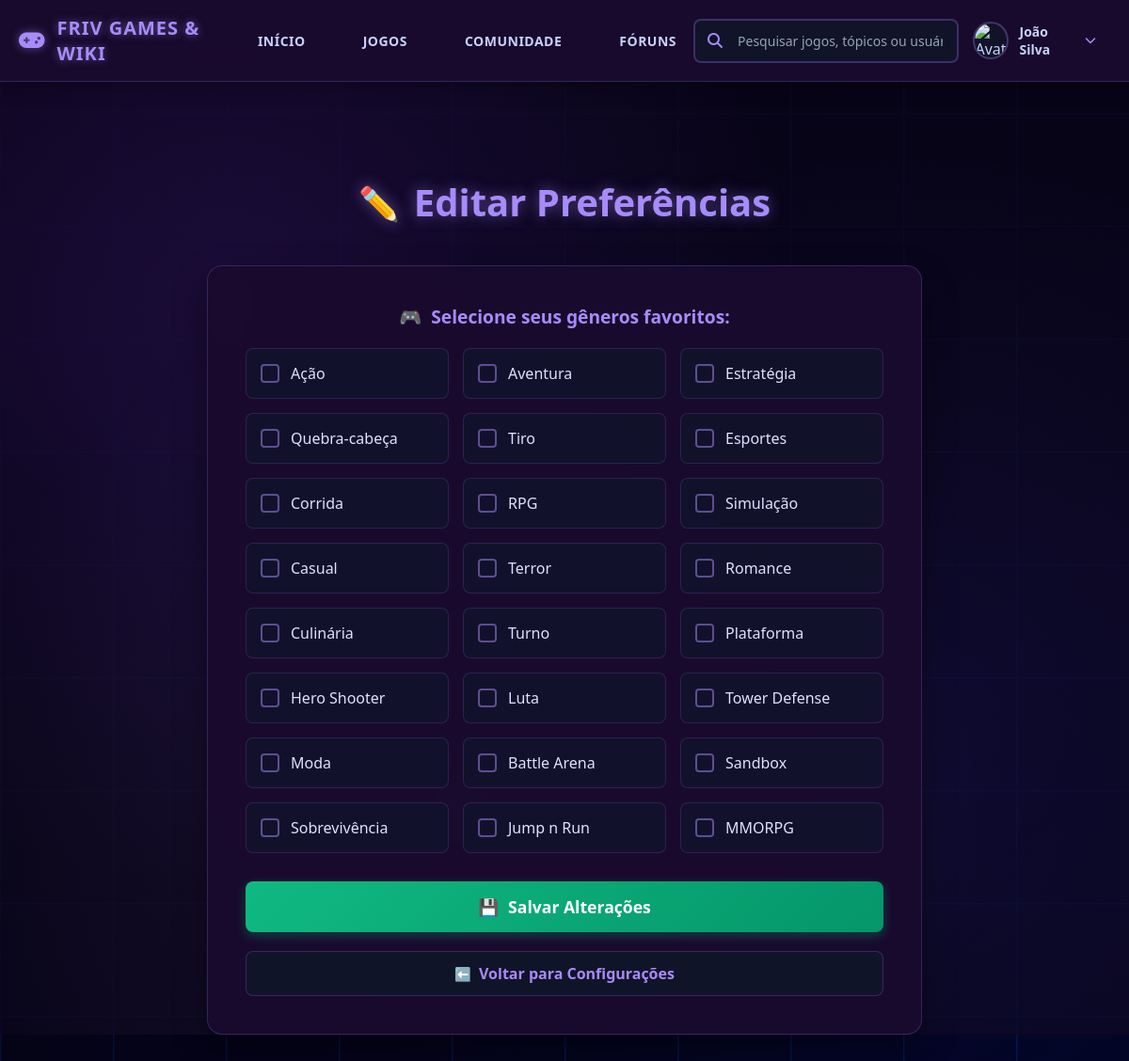
Screenshot of /editarPreferencia.php (signed in) with the database file from the repository.
### tables this page shows
CREATE TABLE IF NOT EXISTS `genero` (
  `idgenero` INT NOT NULL AUTO_INCREMENT,
  `nome` VARCHAR(45) NOT NULL,
  PRIMARY KEY (`idgenero`),
  UNIQUE INDEX `idgenero_UNIQUE` (`idgenero` ASC) VISIBLE);

### controle/funcoes.php (called while the page is built, shortened)
<?php
function listarGenero($conexao)
{
    $sql = "SELECT * FROM genero";
    $resultado = mysqli_query($conexao, $sql);
    $generos = [];
    while ($linha = mysqli_fetch_assoc($resultado)) {
        $generos[] = $linha;
    }
    return $generos;
}
?>

### public/editarPreferencia.php (the view, shortened to what this page needs)
<?php
require_once "../controle/conexao.php";
require_once "../controle/funcoes.php";
$generos = listarGenero($conexao);
?>
<!DOCTYPE html>
<html lang="pt-br">
<head>
    <link rel="stylesheet" href="https://cdnjs.cloudflare.com/ajax/libs/font-awesome/6.4.0/css/all.min.css">
    <link rel="stylesheet" href="./estilo/cabeçalho.css">
    <link rel="stylesheet" href="./estilo/estilo_editarPreferencia.css">
</head>
<body>
    <?php include 'cabeçalho.php'; ?>
    <div class="editar-preferencias-container">
        <h1 class="page-title">Editar Preferências</h1>
        <div class="form-container">
            <form action="../controle/salvarPreferenciaEditada.php" method="post">
                <label class="form-label">Selecione seus gêneros favoritos:</label>
                <div class="generos-container">
                    <?php foreach ($generos as $genero):
                        $nome = $genero['nome'];
                    ?>
                        <label class="genero-option">
                            <span class="checkbox-custom"></span>
                            <span class="genero-name"><?php echo $nome; ?></span>
                        </label>
                    <?php endforeach; ?>
                </div>
                <button type="submit" class="save-btn">Salvar Alterações</button>
            </form>
            <a href="configuracoes.php" class="back-btn">Voltar para Configurações</a>
        </div>
    </div>
</body>
</html>

### public/estilo/estilo_editarPreferencia.css (style rules this page uses)
* { margin: 0; padding: 0; box-sizing: border-box; font-family: 'Segoe UI', Tahoma, Geneva, Verdana, sans-serif; }
body { background-size: cover; background-blend-mode: overlay; min-height: 100vh; color: #e0e0ff; position: relative; }
body::after { content: ""; position: absolute; top: 0; left: 0; width: 100%; height: 100%; background: radial-gradient(circle at 20% 30%, rgba(124, 58, 237, 0.15) 0%, transparent 50%), radial-gradient(circle at 80% 70%, rgba(79, 70, 229, 0.1) 0%, transparent 50%), radial-gradient(circle at 40% 80%, rgba(167, 139, 250, 0.1) 0%, transparent 50%); animation: pulse 15s ease-in-out infinite; z-index: 0; }
body::before { content: ""; position: absolute; top: 0; left: 0; width: 100%; height: 100%; background: rgba(10, 5, 25, 0.7); z-index: 0; }
.editar-preferencias-container { max-width: 800px; margin: 100px auto 40px; padding: 0 20px; position: relative; z-index: 1; }
.page-title { text-align: center; color: #a78bfa; font-size: 2.5rem; font-weight: 700; margin-bottom: 40px; text-shadow: 0 0 15px rgba(167, 139, 250, 0.5); display: flex; align-items: center; justify-content: center; gap: 15px; }
.page-title::before { content: "✏️"; font-size: 2.2rem; }
.form-container { background: rgba(26, 11, 46, 0.95); border-radius: 16px; padding: 40px; box-shadow: 0 15px 35px rgba(0, 0, 0, 0.4); border: 1px solid rgba(101, 78, 163, 0.4); backdrop-filter: blur(10px); }
.form-label { display: block; color: #a78bfa; font-size: 1.2rem; font-weight: 600; margin-bottom: 20px; text-align: center; }
.form-label::before { content: "🎮"; margin-right: 10px; }
.generos-container { display: grid; grid-template-columns: repeat(auto-fit, minmax(200px, 1fr)); gap: 15px; margin-bottom: 30px; }
.genero-option { display: flex; align-items: center; gap: 12px; padding: 15px; background: rgba(15, 23, 42, 0.6); border-radius: 8px; border: 1px solid rgba(101, 78, 163, 0.3); transition: all 0.3s ease; cursor: pointer; }
.checkbox-custom { width: 20px; height: 20px; border: 2px solid rgba(167, 139, 250, 0.5); border-radius: 4px; display: flex; align-items: center; justify-content: center; transition: all 0.3s ease; position: relative; }
.checkbox-custom::after { content: "✓"; color: white; font-size: 14px; font-weight: bold; opacity: 0; transition: opacity 0.3s ease; }
.genero-name { color: #e0e0ff; font-weight: 500; font-size: 1rem; }
.save-btn { display: block; width: 100%; background: linear-gradient(135deg, #10b981 0%, #059669 100%); color: white; border: none; padding: 15px 30px; border-radius: 8px; font-size: 1.1rem; font-weight: 600; cursor: pointer; transition: all 0.3s ease; box-shadow: 0 4px 12px rgba(16, 185, 129, 0.3); margin-bottom: 20px; }
.save-btn::before { content: "💾"; margin-right: 10px; }
.back-btn { display: inline-flex; align-items: center; justify-content: center; gap: 8px; background: rgba(15, 23, 42, 0.8); color: #a78bfa; text-decoration: none; padding: 12px 24px; border-radius: 8px; font-weight: 600; transition: all 0.3s; border: 1px solid rgba(101, 78, 163, 0.4); width: 100%; text-align: center; }
.back-btn::before { content: "⬅️"; font-size: 0.9rem; }

### rows the page displays
genero: nome "Ação"
genero: nome "Aventura"
genero: nome "Estratégia"
genero: nome "Quebra-cabeça"
genero: nome "Tiro"
genero: nome "Esportes"
genero: nome "Corrida"
genero: nome "RPG"
genero: nome "Simulação"
genero: nome "Casual"
genero: nome "Terror"
genero: nome "Romance"
genero: nome "Culinária"
genero: nome "Turno"
genero: nome "Plataforma"
genero: nome "Hero Shooter"
genero: nome "Luta"
genero: nome "Tower Defense"
genero: nome "Moda"
genero: nome "Battle Arena"
genero: nome "Sandbox"
genero: nome "Sobrevivência"
genero: nome "Jump n Run"
genero: nome "MMORPG"

### other values shown
$_SESSION['nome'] "João Silva"
